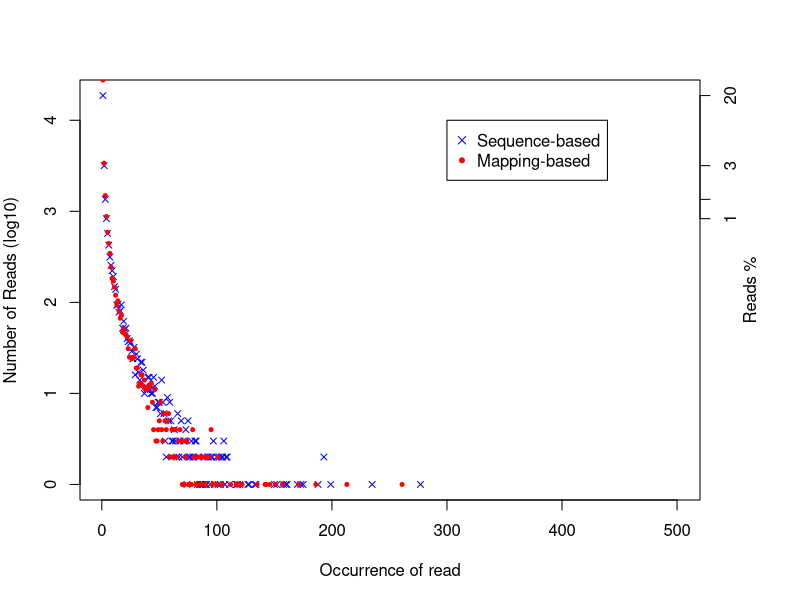

Source code (R):
pdf('RAP1_UNINDUCED_REP2.DupRate_plot.pdf')
par(mar=c(5,4,4,5),las=0)
seq_occ=c(1,2,3,4,5,6,7,8,9,10,11,12,13,14,15,16,17,18,19,20,21,22,23,24,25,26,27,28,29,30,31,32,33,34,35,36,37,38,39,40,41,42,43,44,45,46,47,48,49,50,51,52,53,54,55,56,57,58,59,60,61,62,63,64,65,67,68,69,70,71,72,73,74,75,77,78,79,80,81,82,83,85,86,87,88,90,91,92,93,95,96,99,100,101,105,112,117,118,120,122,135,142,143,146,151,157,171,186,213,261)
seq_uniqRead=c(27670,3372,1488,877,590,444,345,244,184,171,147,120,94,104,80,67,72,47,51,45,44,42,31,25,38,24,25,25,31,19,19,12,13,16,16,12,14,11,11,7,12,12,13,8,4,11,3,3,4,5,8,4,3,6,5,4,5,6,2,2,4,2,4,4,2,3,4,3,1,1,3,2,3,1,1,1,4,2,2,1,2,2,1,1,2,1,2,2,2,4,1,1,1,2,1,1,1,1,1,1,1,1,1,1,1,1,1,1,1,1)
pos_occ=c(1,2,3,4,5,6,7,8,9,10,11,12,13,14,15,16,17,18,19,20,21,22,23,24,25,26,27,28,29,30,31,32,33,34,35,36,37,38,39,40,41,42,43,44,45,46,47,48,49,50,51,52,53,54,55,56,57,58,59,60,61,62,63,64,65,66,67,68,69,70,71,72,73,74,75,76,77,78,79,80,81,82,83,84,85,86,87,88,89,90,91,92,93,94,95,96,97,98,100,101,102,103,104,105,106,107,108,109,111,117,118,120,127,128,133,134,150,152,158,160,161,170,173,175,188,193,199,235,277)
pos_uniqRead=c(18686,3172,1353,830,572,425,314,255,223,192,149,139,93,95,78,81,94,52,62,51,52,40,37,38,36,29,24,32,16,27,24,17,14,22,22,18,10,12,11,15,15,11,10,10,15,12,7,7,8,8,6,14,8,6,3,2,9,5,8,5,3,3,4,3,2,6,2,3,5,2,3,3,4,1,5,2,2,3,2,2,3,3,1,2,1,1,1,1,2,1,1,2,2,1,2,2,3,1,2,1,2,1,2,2,3,1,2,2,1,1,1,1,1,1,1,1,1,1,1,1,1,1,1,1,1,2,1,1,1)
plot(pos_occ,log10(pos_uniqRead),ylab='Number of Reads (log10)',xlab='Occurrence of read',pch=4,cex=0.8,col='blue',xlim=c(1,500),yaxt='n')
points(seq_occ,log10(seq_uniqRead),pch=20,cex=0.8,col='red')
ym=floor(max(log10(pos_uniqRead)))
legend(300,ym,legend=c('Sequence-based','Mapping-based'),col=c('blue','red'),pch=c(4,20))
axis(side=2,at=0:ym,labels=0:ym)
axis(side=4,at=c(log10(pos_uniqRead[1]),log10(pos_uniqRead[2]),log10(pos_uniqRead[3]),log10(pos_uniqRead[4])), labels=c(round(pos_uniqRead[1]*100/sum(pos_uniqRead*pos_occ)),round(pos_uniqRead[2]*100/sum(pos_uniqRead*pos_occ)),round(pos_uniqRead[3]*100/sum(pos_uniqRead*pos_occ)),round(pos_uniqRead[4]*100/sum(pos_uniqRead*pos_occ))))
mtext(4, text = "Reads %", line = 2)
dev.off()
